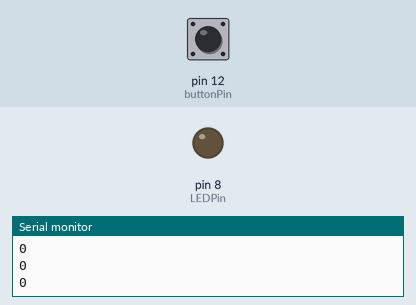
A sketch run on a simulated Arduino Uno, built with avr-gcc and run on an emulated ATmega328P. On the bench: output pins drawn as LEDs (lit = HIGH), the last lines printed to the serial monitor. The inputs (shaded band) are chosen by the test bench; at power-on: pin 12 (buttonPin) LOW.

Above: at 1.3 s.
1.4 s: pin 12 (buttonPin) pulled HIGH for 0.3 s
At 2.4 s:
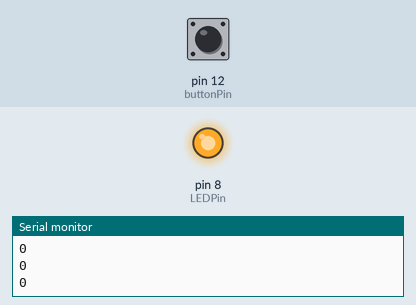
3.2 s: pin 12 (buttonPin) pulled HIGH for 1 s
At 4.4 s:
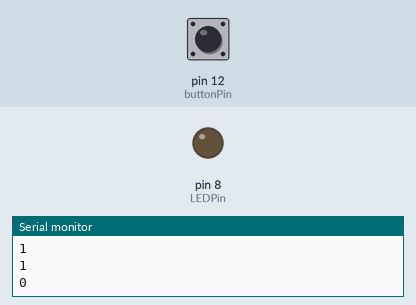
5.7 s: pin 12 (buttonPin) pulled HIGH for 3.2 s
At 6.3 s:
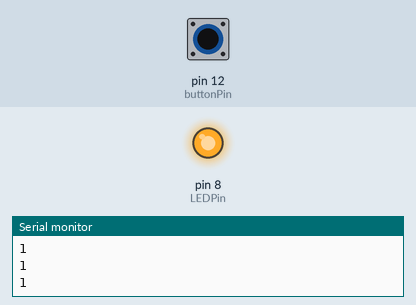
Timing chart, 0 to 8.7 s (numbered marks = the images above; inputs shaded):
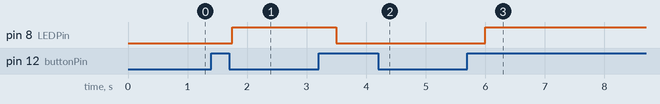

The sketch:

Lesson28.ino
```cpp
// Lesson 28: Pushbuttons as Toggle switch
int LEDPin = 8;
int buttonPin = 12;
int buttonRead;
int dt = 250;
int OLD = 1;
int NEW;
int state;
void setup() {
  // put your setup code here, to run once:
  Serial.begin(9600);
  pinMode(LEDPin, OUTPUT);
  pinMode(buttonPin, INPUT);
}

void loop() {
  // put your main code here, to run repeatedly:
  NEW = digitalRead(buttonPin);
  Serial.println(NEW);
  delay(dt);

  if (OLD == 0 && NEW == 1) {
    if (state == 0) {
      digitalWrite(LEDPin, HIGH);
      state = 1;
    }
    else {
      digitalWrite(LEDPin, LOW);
      state = 0;
    }
  }
  OLD=NEW;
}
```

Measured:
- after the input at 1.4 s, pin 8 (LEDPin): LOW → HIGH after 0.35 s
- after the input at 3.2 s, pin 8 (LEDPin): HIGH → LOW after 0.30 s
- after the input at 5.7 s, pin 8 (LEDPin): LOW → HIGH after 0.30 s
